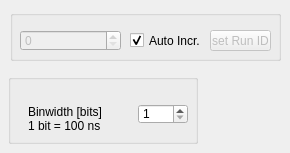
   <widget class="QWidget" name="TabPage">
    <attribute name="title">
     <string>Special</string>
    </attribute>
    <widget class="QGroupBox" name="groupBox15">
     <property name="geometry">
      <rect>
       <x>10</x>
       <y>10</y>
       <width>271</width>
       <height>51</height>
      </rect>
     </property>
     <widget class="QSpinBox" name="runId">
      <property name="enabled">
       <bool>false</bool>
      </property>
      <property name="geometry">
       <rect>
        <x>10</x>
        <y>20</y>
        <width>101</width>
        <height>21</height>
       </rect>
      </property>
      <property name="toolTip">
       <string>RUN ID will be transmitted in every data buffer header</string>
      </property>
      <property name="maximum">
       <number>65536</number>
      </property>
     </widget>
     <widget class="QCheckBox" name="runIdAuto">
      <property name="geometry">
       <rect>
        <x>120</x>
        <y>20</y>
        <width>70</width>
        <height>21</height>
       </rect>
      </property>
      <property name="toolTip">
       <string>increment run ID automatically at every start cmd</string>
      </property>
      <property name="text">
       <string>Auto Incr.</string>
      </property>
      <property name="shortcut">
       <string/>
      </property>
      <property name="checked">
       <bool>true</bool>
      </property>
     </widget>
     <widget class="QPushButton" name="runIdButton">
      <property name="enabled">
       <bool>false</bool>
      </property>
      <property name="geometry">
       <rect>
        <x>200</x>
        <y>20</y>
        <width>61</width>
        <height>21</height>
       </rect>
      </property>
      <property name="text">
       <string>set Run ID</string>
      </property>
     </widget>
    </widget>
    <widget class="QGroupBox" name="groupBox20">
     <property name="geometry">
      <rect>
       <x>8</x>
       <y>74</y>
       <width>190</width>
       <height>70</height>
      </rect>
     </property>
     <widget class="QSpinBox" name="timingBox">
      <property name="geometry">
       <rect>
        <x>130</x>
        <y>30</y>
        <width>50</width>
        <height>20</height>
       </rect>
      </property>
      <property name="minimum">
       <number>1</number>
      </property>
      <property name="maximum">
       <number>48</number>
      </property>
     </widget>
     <widget class="QLabel" name="textLabel1_8">
      <property name="geometry">
       <rect>
        <x>20</x>
        <y>30</y>
        <width>79</width>
        <height>29</height>
       </rect>
      </property>
      <property name="text">
       <string>Binwidth [bits]
1 bit = 100 ns</string>
      </property>
      <property name="wordWrap">
       <bool>false</bool>
      </property>
     </widget>
    </widget>
   </widget>
